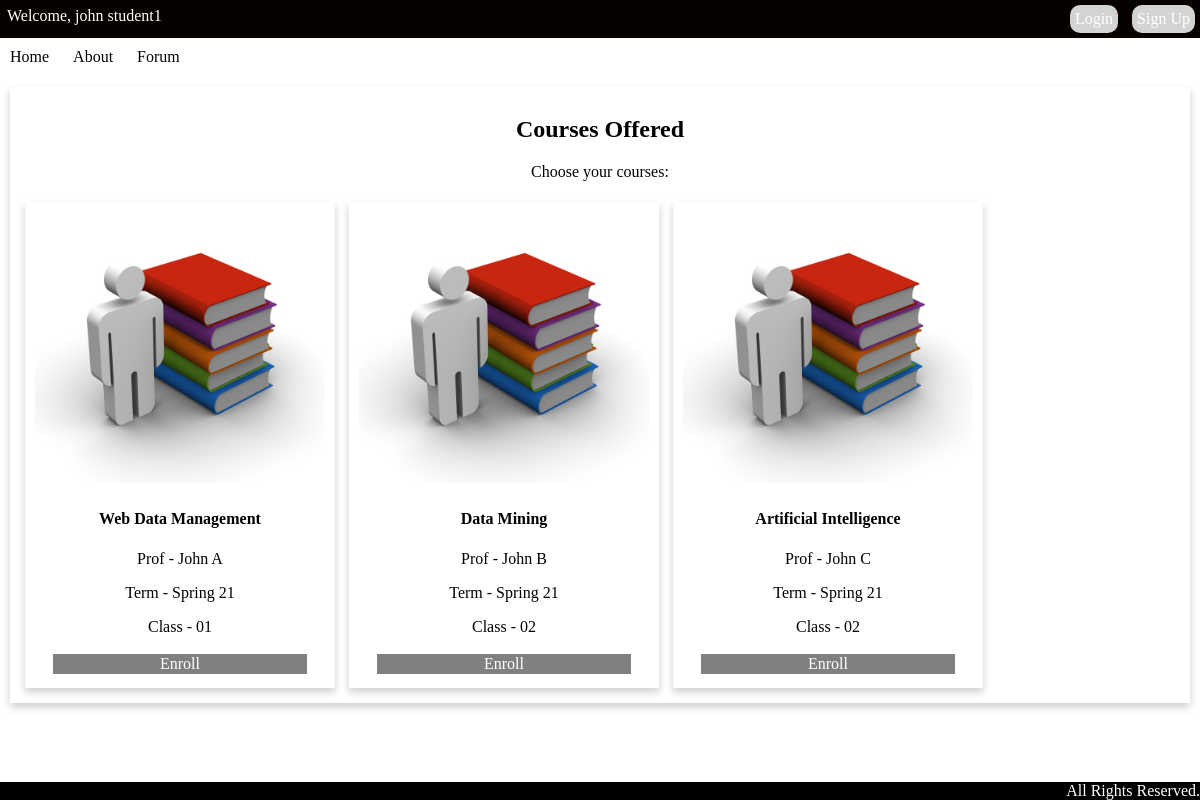
The page /courses.php (signed in) on the database its author committed.
### tables this page shows
CREATE TABLE `course` (
  `Id` int(11) NOT NULL,
  `DepartmentId` int(11) NOT NULL,
  `Name` varchar(255) NOT NULL,
  `Type` varchar(50) DEFAULT NULL
);

### common.php (called while the page is built, shortened)
<?php
$dbserver="localhost";
$dbname="cataloguesystem";
$dbuser="root";
$dbpass="";
$conn = mysqli_connect($dbserver, $dbuser, $dbpass, $dbname);
function mysql_query_db($query)
{
global $conn;
$result=mysqli_query($conn,$query) or die('Error: '.mysqli_error($conn));
return $result;
}
function mysql_fetch_db($resultn)
{
$frow=$resultn->fetch_array();
return $frow;
}
?>

### courses.php (the view, shortened to what this page needs)
<?php
require_once('common.php');
$userName = json_decode($_SESSION["user"])->Name;
if (isset($userName)) {
   $userName = 'Welcome, ' . $userName;
}
$deptId = json_decode($_SESSION["user"])->DepartmentId;
?>
<!DOCTYPE html>
<html lang="en">
<head>
   <link href="cataloguesystem.css" rel="stylesheet">
</head>
<body id="course_page" class="course_page">
   <header class="header">
      <div class="header_top_section" id="header_top_section">
         <span style="color: white;float: left;margin: 7px;"><?php echo $userName ?></span>
         <a class="button hidden" href="login.php" id="login">Login</a>
         <a class="button hidden" href="signup.php" id="signup">Sign Up</a>
      </div>
      <div class="header_bottom_section">
         <a class="button" href="index.php">Home</a>
         <a class="button" href="about.php">About</a>
         <a class="button" href="Blog.php">Forum</a>
      </div>
   </header>
   <section class="section_card">
      <div align="center">
         <h2>Courses Offered</h2>
      </div>
      <div align="center">
         <p>Choose your courses:</p>
      </div>
      <?php
      $courses = mysql_query_db('select * from `course-term` INNER JOIN course ON `course-term`.CourseId=course.Id WHERE course.DepartmentId = ' . $deptId);
      while ($course = mysql_fetch_db($courses)) {
      ?>
         <div class="card">
            <img src="images/course.jpg" alt="Avatar" class="users_image">
            <div class="container">
               <h4><b><?php echo $course["Name"] ?></b></h4>
               <p>Prof - <?php echo $course["ProfessorName"] ?></p>
               <p>Term - <?php echo $course["Term"] ?></p>
               <p>Class - <?php echo $course["Class"] ?></p>
               <table class="table">
                  <tr>
                     <td onclick="enroll_course(<?php echo $course['0'] ?>,'<?php echo $course['Name'] ?>')" class="cell">Enroll</td>
                  </tr>
               </table>
            </div>
         </div>
      <?php
      }
      ?>
      <footer>
         <div class="footer_bot_section">
            <span>All Rights Reserved.</span>
         </div>
      </footer>
</body>
</html>

### cataloguesystem.css (style rules this page uses)
.header { padding: 0; margin-top: 0; position: relative; z-index: 2; width: 100%; top: 0; background: #070100; margin-bottom: 10px; }
.header_top_section { min-height: auto; text-align: right; color: white; }
.header_top_section .hidden { display: none; }
.header_top_section .button { background-color: lightgray; padding: 5px; display: inline-block; color: white; text-decoration: none; border-radius: 10px; margin: 5px; }
.header_bottom_section { min-height: auto; background: #fff; }
.header_bottom_section .button { padding: 5px; display: inline-block; color: black; text-decoration: none; margin: 5px; }
body { margin: 0 !important; }
a { -webkit-tap-highlight-color: transparent !important; }
.section_card { margin: 10px; padding: 10px; box-shadow: 0 4px 8px 0 rgba(0, 0, 0, 0.2); }
.card { box-shadow: 0 4px 8px 0 rgba(0, 0, 0, 0.2); transition: 0.3s; width: 25%; text-align: center; padding: 10px; display: inline-block; margin: 5px; }
.container { padding: 2px 16px; word-break: break-word; }
.container .table { width: 100%; margin: auto; }
.container .table .cell { background-color: grey; color: white; }
.users_image { width: 100%; height: 100%; }
.footer_bot_section { background-color: black; color: white; width: 100%; text-align: right; margin-top: 25px; position: fixed; bottom: 0; left: 0; }

### rows shown on the page
course-term: CourseId.Name "Web Data Management", ProfessorName "John A", Term "Spring 21", Class "01"
course-term: CourseId.Name "Data Mining", ProfessorName "John B", Term "Spring 21", Class "02"
course-term: CourseId.Name "Artificial Intelligence", ProfessorName "John C", Term "Spring 21", Class "02"

### other values the page prints
$userName "Welcome, john student1"
